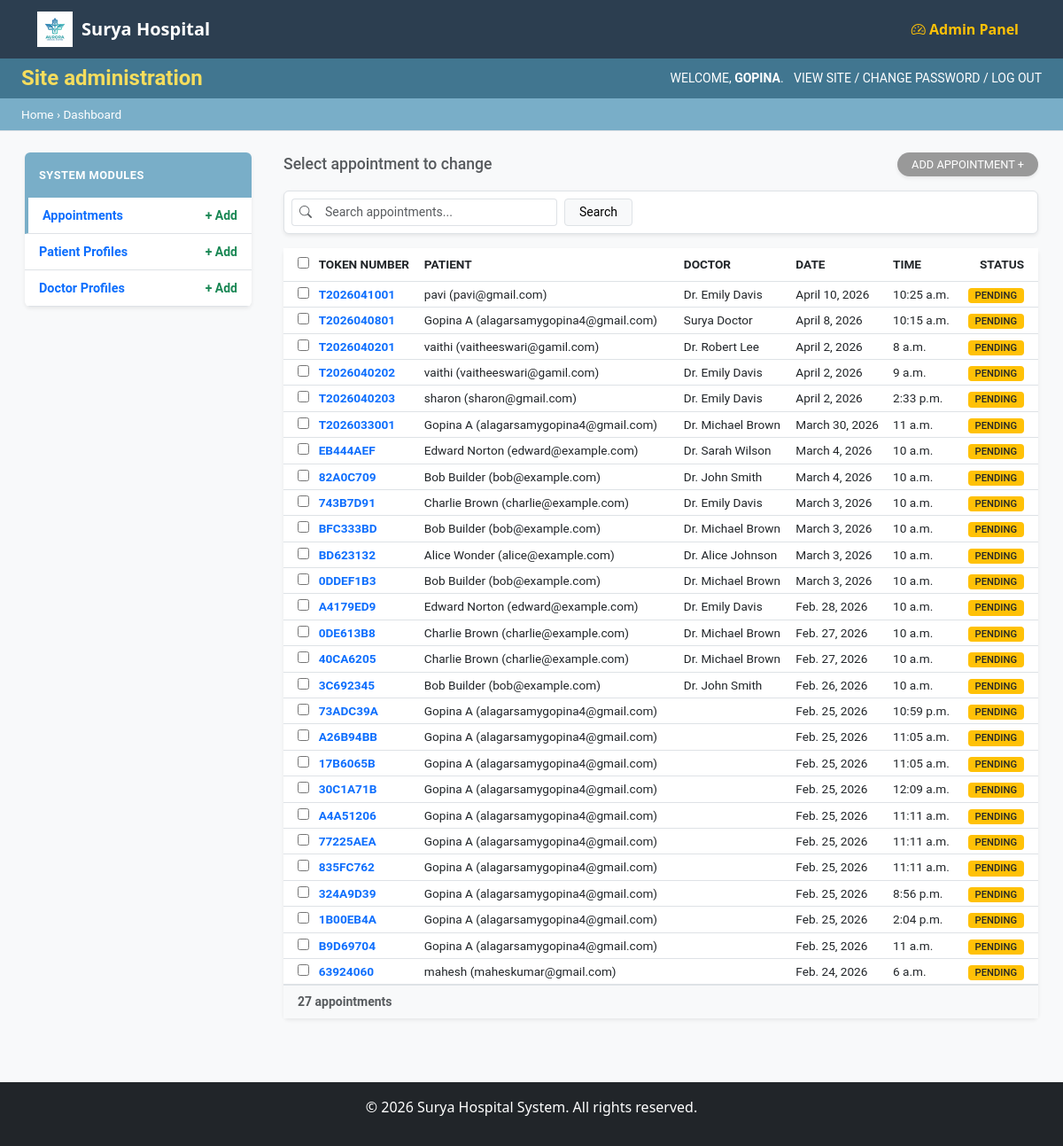
The page /admin-dashboard/ (signed in) on the database as committed earlier.
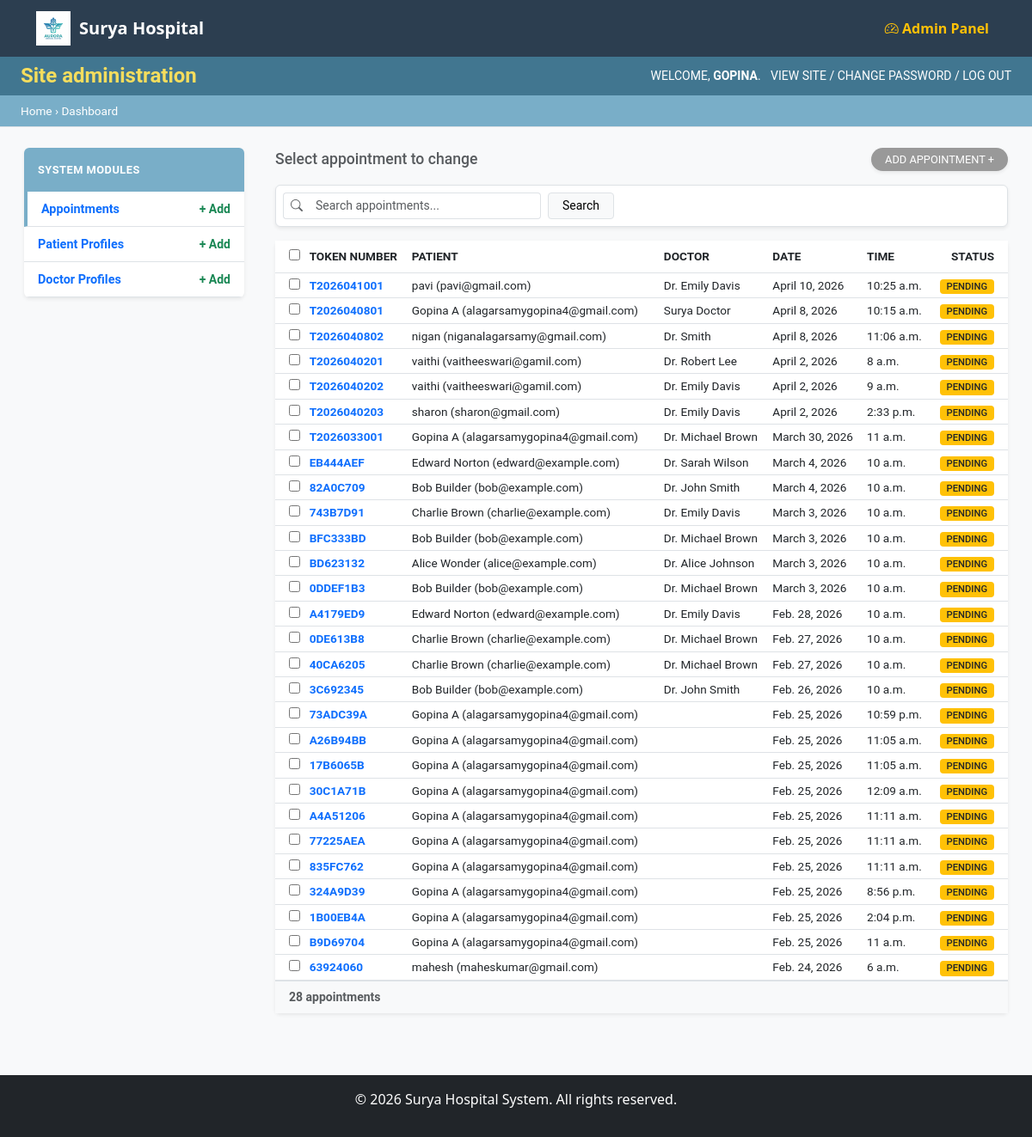
The same page on the database as committed later.
### appointments/models.py (models this page shows, shortened)
class Appointment(models.Model):
    STATUS_CHOICES = [
        ('pending', 'Pending / Waiting'),
        ('completed', 'Completed'),
        ('cancelled', 'Cancelled'),
    ]
    patient_name = models.CharField(max_length=100)
    patient_email = models.EmailField()
    patient_phone = models.CharField(max_length=20)
    doctor = models.ForeignKey(Doctor, on_delete=models.SET_NULL, null=True, blank=True)
    appointment_date = models.DateField()
    appointment_time = models.TimeField()
    reason = models.TextField()
    status = models.CharField(max_length=20, choices=STATUS_CHOICES, default='pending')
    token_number = models.CharField(max_length=20, editable=False, null=True, blank=True)
    created_at = models.DateTimeField(auto_now_add=True)
    class Meta:
        ordering = ['-appointment_date']

class Doctor(models.Model):
    name = models.CharField(max_length=100)
    username = models.CharField(max_length=100, unique=True, null=True, blank=True)
    email = models.EmailField(unique=True, null=True, blank=True)
    password = models.CharField(max_length=100, null=True, blank=True)
    specialization = models.CharField(max_length=100)
    department = models.ForeignKey(Department, on_delete=models.SET_NULL, null=True, blank=True, related_name='doctors')
    available_days = models.CharField(max_length=200, help_text="e.g., Monday, Tuesday, Wednesday")
    available_time_start = models.TimeField()
    available_time_end = models.TimeField()

### home/views.py (the view)
# urls.py: path('admin-dashboard/', views.admin_dashboard, name='admin_dashboard'),
def admin_dashboard(request):
    if not request.user.is_authenticated or not request.user.is_staff:
        return redirect('admin_login')
    patients = Patient.objects.all()
    appointments = Appointment.objects.all().order_by('-appointment_date')
    doctors = Doctor.objects.all()
    context = {
        'patients': patients,
        'appointments': appointments,
        'doctors': doctors,
    }
    return render(request, 'home/admin_dashboard.html', context)

### home/templates/home/admin_dashboard.html (shortened to what this page needs)
{% extends 'home/base.html' %}
{% block content %}
<div class="admin-wrapper" style="margin-top: -1.5rem; min-height: 100vh; background-color: #f8f9fa;">
    <div class="admin-header py-2 px-4 d-flex justify-content-between align-items-center"
        style="background-color: #417690; color: #f5dd5d;">
        <h1 class="h4 mb-0 fw-bold">Site administration</h1>
        <div class="admin-user-info small text-white">
            WELCOME, <span class="fw-bold">{{ request.user.username|upper }}</span>.
            <a href="{% url 'home' %}" class="text-white text-decoration-none ms-2">VIEW SITE</a> /
            <a href="/admin/password_change/" class="text-white text-decoration-none">CHANGE PASSWORD</a> /
            <a href="/admin/logout/" class="text-white text-decoration-none">LOG OUT</a>
        </div>
    </div>
    <div class="admin-breadcrumbs px-4 py-2 border-bottom"
        style="background-color: #79aec8; color: white; font-size: 0.85rem;">
        Home › Dashboard
    </div>
    <div class="container-fluid mt-4">
        <div class="row px-3">
            <div class="col-md-3 pe-4">
                <div class="admin-sidebar shadow-sm rounded bg-white overflow-hidden mb-4">
                    <div class="sidebar-section">
                        <div class="section-header p-3 fw-bold text-white ripple-effect"
                            style="background-color: #79aec8; font-size: 0.9rem; letter-spacing: 0.5px;">SYSTEM MODULES
                        </div>
                        <ul class="list-unstyled mb-0">
                            <li class="p-2 px-3 border-bottom d-flex justify-content-between align-items-center sidebar-item active"
                                onclick="showSection('appointments-sec')">
                                <span class="text-primary fw-bold"
                                    style="font-size: 0.9rem; cursor: pointer;">Appointments</span>
                                <div class="admin-actions">
                                    <a href="#" class="text-success text-decoration-none fw-bold small">+ Add</a>
                                </div>
                            </li>
                            <li class="p-2 px-3 border-bottom d-flex justify-content-between align-items-center sidebar-item"
                                onclick="showSection('patients-sec')">
                                <span class="text-primary fw-bold" style="font-size: 0.9rem; cursor: pointer;">Patient
                                    Profiles</span>
                                <div class="admin-actions">
                                    <a href="#" class="text-success text-decoration-none fw-bold small">+ Add</a>
                                </div>
                            </li>
                            <li class="p-2 px-3 border-bottom d-flex justify-content-between align-items-center sidebar-item"
                                onclick="showSection('doctors-sec')">
                                <span class="text-primary fw-bold" style="font-size: 0.9rem; cursor: pointer;">Doctor
                                    Profiles</span>
                                <div class="admin-actions">
                                    <a href="#" class="text-success text-decoration-none fw-bold small">+ Add</a>
                                </div>
                            </li>
                        </ul>
                    </div>
                </div>
            </div>
            <div class="col-md-9 text-dark">
                <div id="appointments-sec" class="admin-section">
                    <div class="d-flex justify-content-between align-items-center mb-3">
                        <h5 class="mb-0 text-muted" style="font-size: 1.1rem;">Select appointment to change</h5>
                        <button class="btn btn-secondary btn-sm rounded-pill px-3 shadow-sm"
                            style="background-color: #999; border: none; font-size: 0.8rem;">ADD APPOINTMENT +</button>
                    </div>
                    <div class="bg-white p-2 mb-3 border rounded shadow-sm d-flex align-items-center">
                        <div class="input-group input-group-sm" style="width: 300px;">
                            <span class="input-group-text bg-white border-end-0"><i
                                    class="bi bi-search text-muted"></i></span>
                            <input type="text" class="form-control border-start-0" placeholder="Search appointments...">
                        </div>
                        <button class="btn btn-light btn-sm ms-2 border px-3">Search</button>
                    </div>
                    <div class="card shadow-sm border-0">
                        <div class="card-body p-0">
                            <table class="table table-sm table-hover mb-0" style="font-size: 0.85rem;">
                                <thead style="background-color: #f8f8f8; color: #666;">
                                    <tr>
                                        <th class="ps-3 py-2"><input type="checkbox"></th>
                                        <th class="py-2 text-uppercase">Token Number</th>
                                        <th class="py-2 text-uppercase">Patient</th>
                                        <th class="py-2 text-uppercase">Doctor</th>
                                        <th class="py-2 text-uppercase">Date</th>
                                        <th class="py-2 text-uppercase">Time</th>
                                        <th class="py-2 pe-3 text-uppercase text-end">Status</th>
                                    </tr>
                                </thead>
                                <tbody>
                                    {% for appt in appointments %}
                                    <tr style="cursor: pointer;">
                                        <td class="ps-3"><input type="checkbox"></td>
                                        <td><a href="#" class="text-primary text-decoration-none fw-bold">{{ appt.token_number }}</a></td>
                                        <td>{{ appt.patient_name }} ({{ appt.patient_email }})</td>
                                        <td>{{ appt.doctor.name }}</td>
                                        <td>{{ appt.appointment_date }}</td>
                                        <td>{{ appt.appointment_time }}</td>
                                        <td class="pe-3 text-end">
                                            <span
                                                class="badge {% if appt.status == 'pending' %}bg-warning text-dark{% elif appt.status == 'confirmed' %}bg-info text-white{% else %}bg-secondary{% endif %}"
                                                style="font-size: 0.7rem; font-weight: 500; border-radius: 4px; padding: 3px 8px;">{{ appt.status|upper }}</span>
                                        </td>
                                    </tr>
                                    {% empty %}
                                    <tr>
                                        <td colspan="7" class="text-center py-4 text-muted">No appointments found.</td>
                                    </tr>
                                    {% endfor %}
                                </tbody>
                            </table>
                            <div class="p-2 px-3 border-top bg-light small fw-bold text-muted">
                                {{ appointments|length }} appointments
                            </div>
                        </div>
                    </div>
                </div>
            </div>
        </div>
    </div>
</div>
{% endblock %}

### home/templates/home/base.html (shortened to what this page needs)
{% load static %}
<!DOCTYPE html>
<html lang="en">
<head>
    <link href="https://cdn.jsdelivr.net/npm/bootstrap@5.3.0/dist/css/bootstrap.min.css" rel="stylesheet">
    <link rel="stylesheet" href="https://cdn.jsdelivr.net/npm/bootstrap-icons@1.11.1/font/bootstrap-icons.css">
</head>
<body>
    <nav class="navbar navbar-expand-lg navbar-dark">
        <div class="container">
            <a class="navbar-brand fw-bold d-flex align-items-center" href="{% url 'home' %}">
                <img src="{% static 'home/images/logo.png' %}" alt="Surya Hospital Logo" style="height: 40px; margin-right: 10px;">
                Surya Hospital
            </a>
            <div class="collapse navbar-collapse" id="navbarNav">
                <ul class="navbar-nav ms-auto align-items-center">
                    {% if user.is_authenticated and user.is_staff %}
                    <li class="nav-item"><a class="nav-link text-warning fw-bold" href="/admin/">
                        <i class="bi bi-speedometer2"></i> Admin Panel
                    </a></li>
                    {% endif %}
                </ul>
            </div>
        </div>
    </nav>
    <main class="py-4" style="overflow-x:hidden;">
        {% block content %}{% endblock %}
    </main>
    <footer class="bg-dark text-white text-center py-3 mt-5">
        <p>&copy; 2026 Surya Hospital System. All rights reserved.</p>
    </footer>
</body>
</html>

### home/templates/home/base.html (style rules this page uses)
body { background-color: #f8f9fa; }
.navbar { background-color: #2c3e50; }
main { overflow-x: hidden; }

### home/templates/home/admin_dashboard.html (style rules this page uses)
.admin-wrapper { font-family: "Roboto", "Lucida Grande", "DejaVu Sans", "Bitstream Vera Sans", Verdana, Arial, sans-serif; }
.sidebar-section .section-header { text-transform: uppercase; font-size: 0.8rem !important; }
.sidebar-item { cursor: pointer; transition: background 0.2s; }
.sidebar-item.active { border-left: 4px solid #79aec8; }

Rows that differ between the two databases and show on the page:
added Appointment: token_number "T2026040802", patient_name "nigan", patient_email "niganalagarsamy@gmail.com", doctor.name "Dr. Smith", appointment_date "April 8, 2026", appointment_time "11:06 a.m.", status "PENDING"
Other text that changed with them:
{{ appointments|length }}: "27" → "28"
